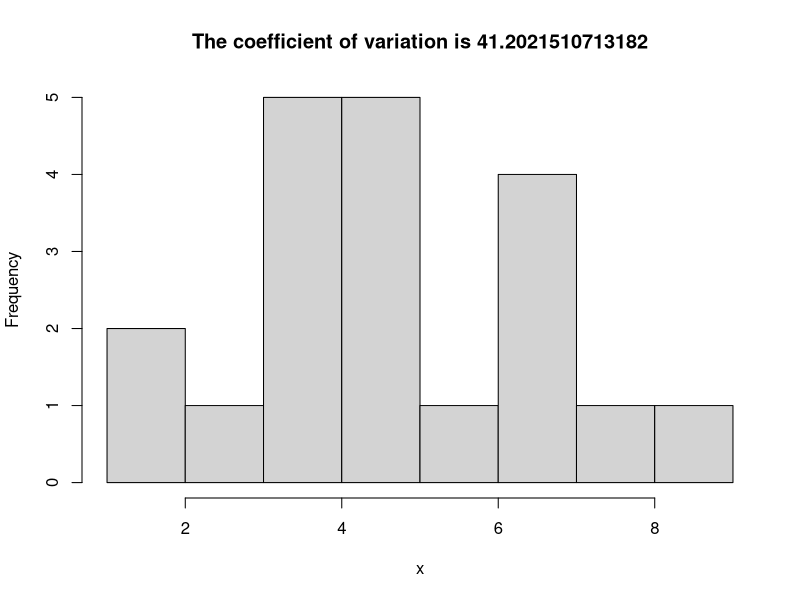

Source code (R):
## ---- chunk 1
x = 5
if (x > 0) {
  print("x is positive")
}
## ---- chunk 2
x=-3
if (x>=0) {
  print('x is non-negative')
} else {
  print('x is negative')
}
## ---- chunk 3
ifelse(x>=0, 'x is non negative', 'x is negative')
## ---- chunk 4
x = 3
switch(x, 'one', 'two', 'three', 'four')
## ---- chunk 5
square.it <- function(x){
  square <- x*x
  return(square)
}
#
## ---- chunk 6
my.fun <- function(X.matrix , y.vec , z.scalar) {
  #use previous function
  sq.scalar <- square.it(z.scalar)
  mult <- X.matrix %*% y.vec
  Final<-  mult*sq.scalar
  return(Final)
}

my.mat <- cbind(c(1,2,3),c(3,4,5))
my.vec <- c(5,6)
my.fun(X.matrix=my.mat , y.vec=my.vec , z.scalar=9)
## ---- chunk 7
hist_cov = function (x) {
  cv = sd(x)/mean(x) * 100
  hist(x, main = paste("The coefficient of variation is", cv))
}
set.seed(10)
hist_cov(runif(20,1,10))
## ---- chunk 8
max_distance <- function (point, other_points) {
  x_i = point[1]
  y_i = point[2]
  
  distance <- sqrt((other_points[,1] - x_i)^2 + (other_points[,2] - y_i)^2)
  
  return(max(distance))
}

# Matrix of other points (n-1 points)
points <- matrix(runif(30,1,15), 
                       ncol = 2, byrow = TRUE)

# Calculate the maximum distance
max_distance(points[3,], points)
## ---- chunk 9
x = runif(30,0,10)
smk_function = function(x){
  diff<-vector()
  final<-vector()
  for(i in 1:(length(x)-1)){
    diff[i]=x[i+1]-x[i]
    if(diff[i]>0){
      final[i]=1
    } else if (diff[i]==0){
      final[i]=0
    } else
      final[i]=-1
  }
  smk=sum(final)
  return(smk)
}

# n = length(x)
# y = x[1:(n-1)]
# z = x[2:n]
# s = z-y
# s[s<0] = -1
# s[s==0] = 0
# s[s>0] = 1

smk_function(x)
## ---- chunk 10
zmk <- function(x) {
  n = length(x)
  
  var_smk = (n*(n-1)*(2*n+5))/18
  
  smk = smk_function(x)
  if (smk>0) {
    zmk = (smk-1)/sqrt(var_smk)
  } else if(smk<0) {
    zmk = (smk+1)/sqrt(var_smk)
  } else
    zmk = 0
  return(zmk)
}

zmk(x)
